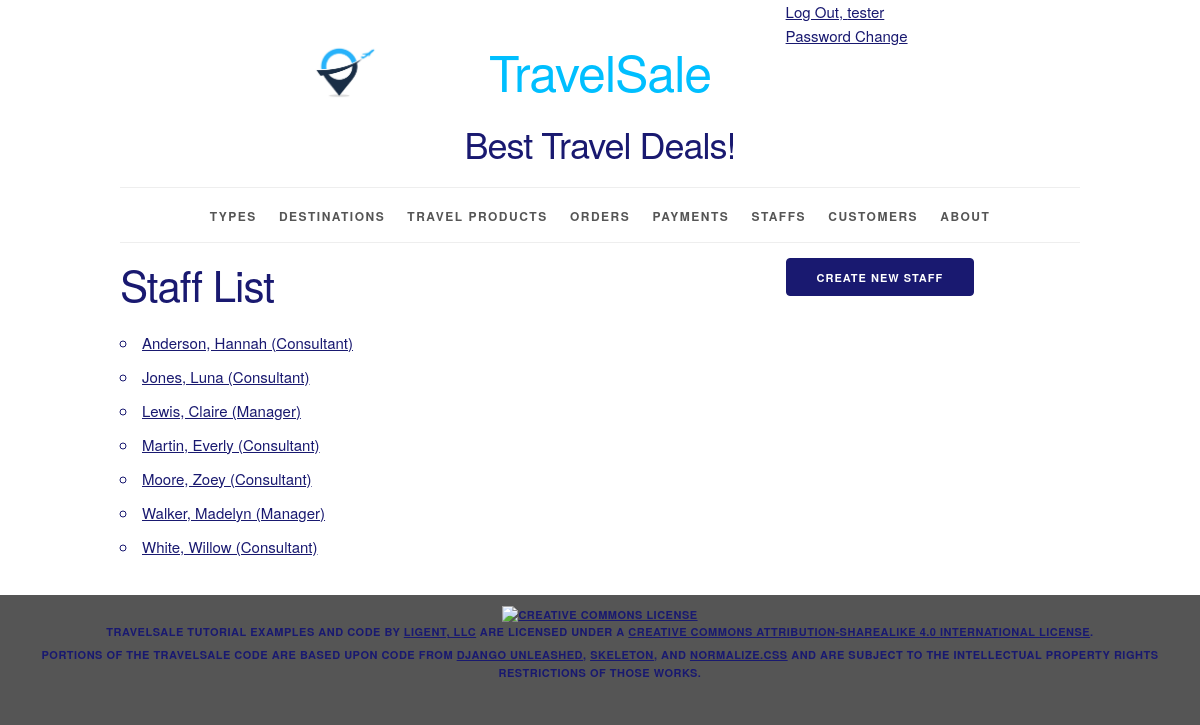
The page /staff/ (signed in) on the database its author committed.
### travelsale/models.py (models this page shows, shortened)
class Staff(models.Model):
    staff_id = models.AutoField(primary_key=True)
    first_name = models.CharField(max_length=50)
    last_name = models.CharField(max_length=50)
    job_position = models.CharField(max_length=100)
    def __str__(self):
        return f'{self.last_name}, {self.first_name} ({self.job_position})'
    def get_absolute_url(self):
        return reverse('travelsale_staff_detail_urlpattern',
                        kwargs={'pk': self.pk}
                        )
    class Meta:
        ordering = ['last_name', 'first_name', 'job_position']
        constraints = [
            UniqueConstraint(fields=['last_name', 'first_name', 'job_position'],
                             name='staff')
        ]

### travelsale/views.py (the view)
class StaffList(LoginRequiredMixin, PermissionRequiredMixin, PageLinksMixin, ListView):
    paginate_by = 25
    model = Staff
    permission_required = 'travelsale.view_staff'

### travelsale/utils.py (called while the page is built)
    def first_page(self, page):
        if page.number > 1:
            return self._page_urls(1)
        return None

    def previous_page(self, page):
        if (page.has_previous()
                and page.number > 2):
            return self._page_urls(
                page.previous_page_number())
        return None

    def next_page(self, page):
        last_page = page.paginator.num_pages
        if (page.has_next()
                and page.number < last_page - 1):
            return self._page_urls(
                page.next_page_number())
        return None

    def last_page(self, page):
        last_page = page.paginator.num_pages
        if page.number < last_page:
            return self._page_urls(last_page)
        return None

    def get_context_data(self, **kwargs):
        context = super().get_context_data(
            **kwargs)
        page = context.get('page_obj')
        if page is not None:
            context.update({
                'first_page_url':
                    self.first_page(page),
                'previous_page_url':
                    self.previous_page(page),
                'next_page_url':
                    self.next_page(page),
                'last_page_url':
                    self.last_page(page),
            })
        return context

### travelsale/templates/travelsale/staff_list.html (shortened to what this page needs)
{% extends 'travelsale/base.html' %}
{% block create_button %}
    {% if perms.travelsale.add_staff %}
        <a
                href="{% url 'travelsale_staff_create_urlpattern' %}"
                class="button button-primary">
            Create New Staff</a>
    {% endif %}
{% endblock %}
{% block org_content %}
    <h2>Staff List</h2>
    <ul>
        {% for staff in staff_list %}
            <li>
                <a href="{{ staff.get_absolute_url }}">
                    {{ staff }}</a>
            </li>
        {% empty %}
            <li><em>There are currently no staffs available.</em></li>
        {% endfor %}
    </ul>
{% endblock %}

### travelsale/templates/travelsale/base.html (shortened to what this page needs)
{% load static %}
<!DOCTYPE html>
<html lang="en">
<head>
    <link rel="stylesheet" type="text/css"
          href="{% static 'travelsale/normalize.css' %}">
    <link rel="stylesheet" type="text/css"
          href="{% static 'travelsale/skeleton.css' %}">
    <link rel="stylesheet" type="text/css"
          href="{% static 'travelsale/style.css' %}">
</head>
<body>
<div class="container">
    <div class="status row">
        <div class="offset-by-eight four columns">
            <ul class="inline">
                {% if user.is_authenticated %}
                    <li><a href="{% url 'logout_urlpattern' %}">
                        Log Out, {{ user.get_username }}</a></li>
                    <br>
                    <li><a href="{% url 'password_change' %}">
                        Password Change</a></li>
                {% else %}
                    <li><a href="{% url 'login_urlpattern' %}">
                        Log In</a></li>
                    <br>
                    <li><a href="{% url 'signup_urlpattern' %}">
                        Sign Up</a></li>
                {% endif %}
            </ul>
        </div>
    </div>
    <header class="row">
        <div class="offset-by-one ten columns">
            <h1 class="logo">TravelSale</h1>
            <h3>Best Travel Deals!</h3>
        </div>
    </header>
    <nav>
        <ul>
            {% if perms.travelsale.view_type %}
                <li>
                    <a href="{% url 'travelsale_type_list_urlpattern' %}">
                        Types</a></li>
            {% endif %}
            {% if perms.travelsale.view_destination %}
                <li>
                    <a href="{% url 'travelsale_destination_list_urlpattern' %}">
                        Destinations</a></li>
            {% endif %}
            {% if perms.travelsale.view_travelproduct %}
                <li>
                    <a href="{% url 'travelsale_travelproduct_list_urlpattern' %}">
                        Travel Products</a></li>
            {% endif %}
            {% if perms.travelsale.view_order %}
                <li>
                    <a href="{% url 'travelsale_order_list_urlpattern' %}">
                        Orders</a></li>
            {% endif %}
            {% if perms.travelsale.view_payment %}
                <li>
                    <a href="{% url 'travelsale_payment_list_urlpattern' %}">
                        Payments</a></li>
            {% endif %}
            {% if perms.travelsale.view_staff %}
                <li>
                    <a href="{% url 'travelsale_staff_list_urlpattern' %}">
                        Staffs</a></li>
            {% endif %}
            {% if perms.travelsale.view_customer %}
                <li>
                    <a href="{% url 'travelsale_customer_list_urlpattern' %}">
                        Customers</a></li>
            {% endif %}
            <li>
                <a href="{% url 'about_urlpattern' %}">
                    About</a></li>
        </ul>
    </nav>
    <main>
        {% block content %}
            <div class="row">
                <section class="eight columns">
                    {% block org_content %}{% endblock %}
                </section>
                <section class="desktop four columns">
                    {% block create_button %}{% endblock %}
                </section>
            </div>
        {% endblock %}
    </main>
</div>
<footer>
    <p>
        <a rel="license" href="http://creativecommons.org/licenses/by-sa/4.0/">
            <img alt="Creative Commons License" style="border-width:0"
                 src="https://i.creativecommons.org/l/by-sa/4.0/88x31.png"/>
        </a><br/><span property="dct:title">TravelSale Tutorial Examples and Code</span>
        by
        <a href="https://www.ligent.net" property="cc:attributionName"
           rel="cc:attributionURL">Ligent, LLC</a> are licensed under a
        <a rel="license" href="http://creativecommons.org/licenses/by-sa/4.0/">Creative Commons Attribution-ShareAlike
            4.0 International License</a>.
    </p>
    <p>Portions of the TravelSale code are based upon code from
        <a href="https://django-unleashed.com">Django Unleashed</a>,
        <a href="http://getskeleton.com/">Skeleton</a>, and
        <a href="https://necolas.github.io/normalize.css/">Normalize.css</a> and
        are subject to the intellectual property rights restrictions of those works.
    </p>
</footer>
</body>
</html>

### travelsale/static/travelsale/skeleton.css (style rules this page uses)
.container { position: relative; width: 100%; max-width: 960px; margin: 0 auto; padding: 0 20px; box-sizing: border-box; }
.column, .columns { width: 100%; float: left; box-sizing: border-box; }
@media (min-width: 400px) { .container { width: 85%; padding: 0; } }
@media (min-width: 550px) { .container { width: 80%; } }
@media (min-width: 550px) { .column, .columns { margin-left: 4%; } }
@media (min-width: 550px) { .column:first-child, .columns:first-child { margin-left: 0; } }
@media (min-width: 550px) { .four.columns { width: 30.6666666667%; } }
@media (min-width: 550px) { .eight.columns { width: 65.3333333333%; } }
@media (min-width: 550px) { .ten.columns { width: 82.6666666667%; } }
@media (min-width: 550px) { .offset-by-one.column, .offset-by-one.columns { margin-left: 8.66666666667%; } }
@media (min-width: 550px) { .offset-by-eight.column, .offset-by-eight.columns { margin-left: 69.3333333333%; } }
html { font-size: 62.5%; }
body { font-size: 1.5em; line-height: 1.6; font-weight: 400; font-family: "Raleway", "HelveticaNeue", "Helvetica Neue", Helvetica, Arial, sans-serif; color: #191970; }
h1, h2, h3, h4, h5, h6 { margin-top: 0; margin-bottom: 2rem; font-weight: 300; }
h1 { font-size: 4.0rem; line-height: 1.2; letter-spacing: -.1rem; color: #00BFFF; }
h2 { font-size: 3.6rem; line-height: 1.25; letter-spacing: -.1rem; }
h3 { font-size: 3.0rem; line-height: 1.3; letter-spacing: -.1rem; color: #191970; }
@media (min-width: 550px) { h1 { font-size: 5.0rem; } }
@media (min-width: 550px) { h2 { font-size: 4.2rem; } }
@media (min-width: 550px) { h3 { font-size: 3.6rem; } }
p { margin-top: 0; }
a { color: #191970; }
.button, button, input[type="submit"], input[type="reset"], input[type="button"] { display: inline-block; height: 38px; padding: 0 30px; color: #555; text-align: center; font-size: 11px; font-weight: 600; line-height: 38px; letter-spacing: .1rem; text-transform: uppercase; text-decoration: none; white-space: nowrap; background-color: transparent; border-radius: 4px; border: 1px solid #bbb; cursor: pointer; box-sizing: border-box; }
.button.button-primary, button.button-primary, input[type="submit"].button-primary, input[type="reset"].button-primary, input[type="button"].button-primary { color: #FFF; background-color: #191970; border-color: #191970; }
ul { list-style: circle inside; }
ol, ul { padding-left: 0; margin-top: 0; }
li { margin-bottom: 1rem; }
button, .button { margin-bottom: 1rem; }
pre, blockquote, dl, figure, table, p, ul, ol, form { margin-bottom: 2.5rem; }
.container:after, .row:after, .u-cf { content: ""; display: table; clear: both; }

### travelsale/static/travelsale/style.css (style rules this page uses)
.desktop { display: none; }
@media (min-width: 550px) { .desktop { display: block; } }
html { height: 100%; background-color: #555; }
body { background-color: white; }
body>div>header { text-align: center;; }
header h1 { display: inline-block; font-weight: normal; font-style: normal; width: 100%; margin-top: 0; padding-top: 0; }
.logo { padding-top: 50px; background-image: url("/static/travelsale/logo.png"); background-size: 50px; background-repeat: no-repeat; background-position: top; }
@media (min-width: 750px) { .logo { padding-top: 0; background-size: contain; background-position: 0% 0%; } }
@media (min-width: 1000px) { .logo { background-position: 10% 0%; } }
@media (min-width: 1200px) { .logo { background-position: 15% 0%; } }
nav { border-top: 1px solid #eee; width: 100%; border-bottom: 1px solid #eee; margin: 0 0 1em; padding: 0; }
nav ul { margin: 0; padding: 1em 0; list-style-type: none; text-align: center; }
nav ul li { display: inline; padding: 0; margin: 0 0.25em; font-weight: 600; text-transform: uppercase; text-align: center; font-size: 1rem; letter-spacing: .10rem; }
@media (min-width: 400px) { nav ul li { letter-spacing: .15rem; font-size: 1.2rem; margin: 0 0.5em; } }
@media (min-width: 550px) { nav ul li { margin: 0 0.75em; } }
nav ul li a { color: #555; text-decoration: none; background-color: transparent; cursor: pointer; }
.inline { list-style-type: none; padding: 0; margin: 0 0 -0.5em; }
.inline li { display: inline; }
body>footer { width: 100%; background-color: #555; font-size: 1.1rem; letter-spacing: .05rem; font-weight: 600; text-transform: uppercase; text-align: center; padding: 1em 0; margin: 1em 0; }
body>footer p { margin-bottom: 0.5rem; }

### rows shown on the page
Staff: last_name+first_name+job_position "Anderson, Hannah (Consultant)"
Staff: last_name+first_name+job_position "Jones, Luna (Consultant)"
Staff: last_name+first_name+job_position "Lewis, Claire (Manager)"
Staff: last_name+first_name+job_position "Martin, Everly (Consultant)"
Staff: last_name+first_name+job_position "Moore, Zoey (Consultant)"
Staff: last_name+first_name+job_position "Walker, Madelyn (Manager)"
Staff: last_name+first_name+job_position "White, Willow (Consultant)"

### other values the page prints
{{ user.get_username }} "tester"
